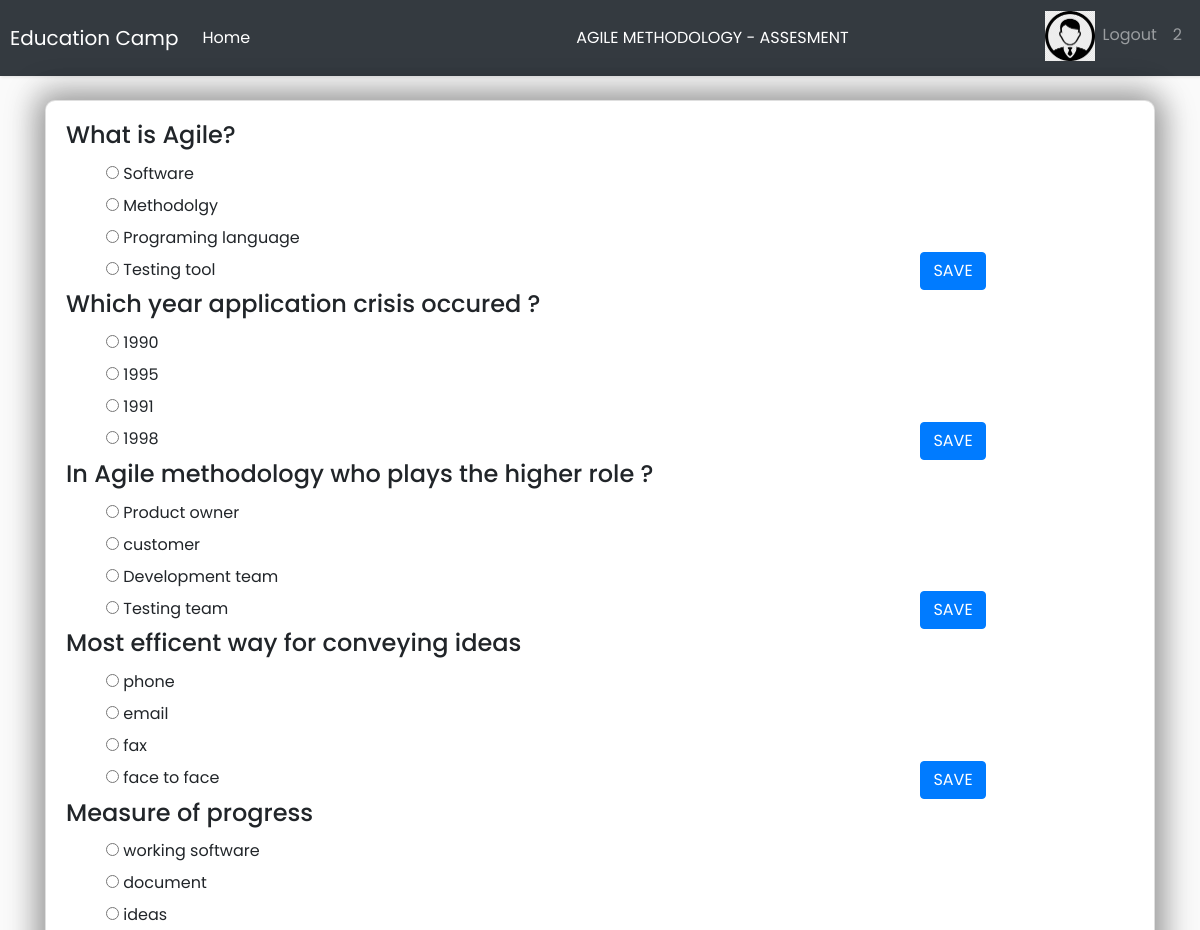
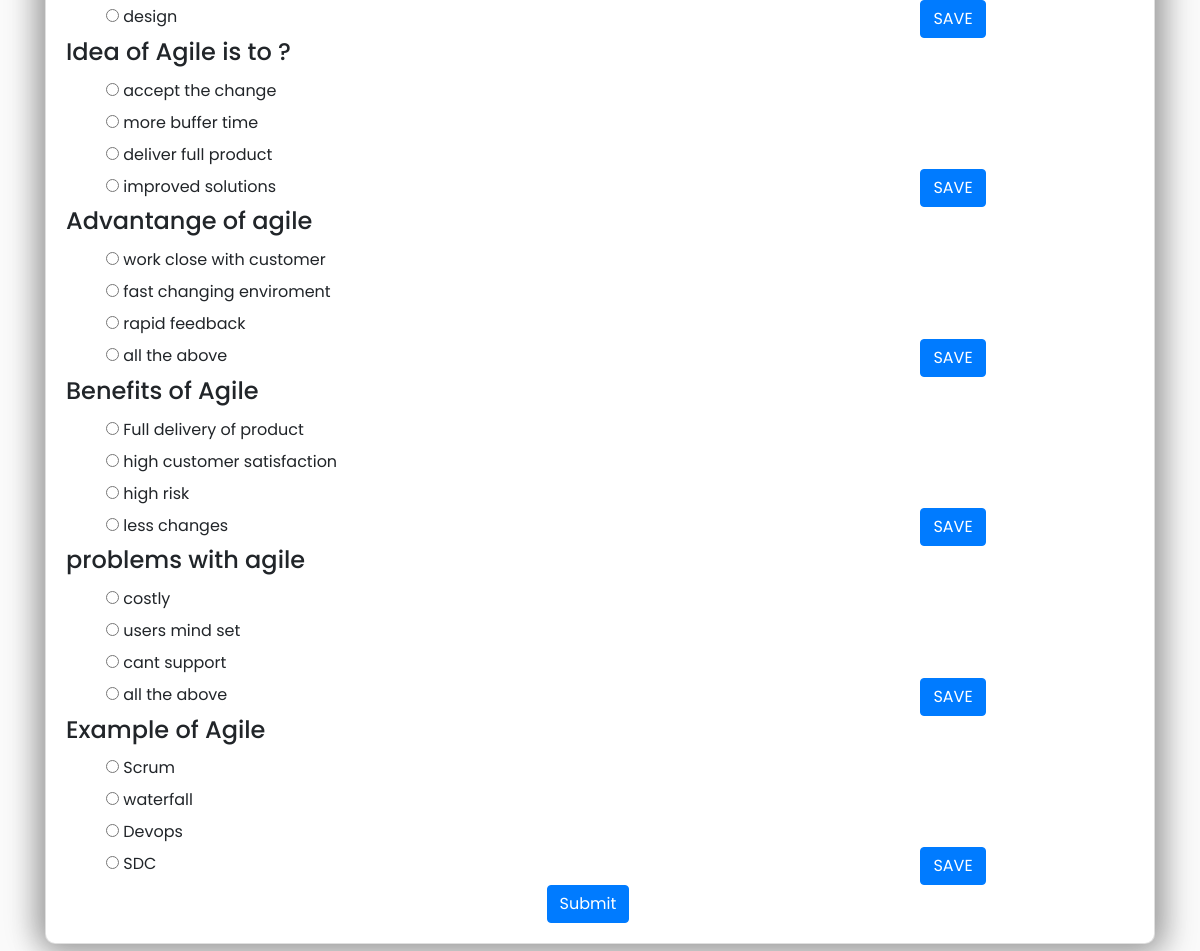
The app's page /questions/2 with its own data (2 pictures, top to bottom).
### Project/models.py (models this page shows)
class question_table(db.Model):
    question_id=db.Column(db.Integer,primary_key=True)
    question=db.Column(db.String(1000),nullable=False)
    option1=db.Column(db.String(1000),nullable=False)
    option2=db.Column(db.String(1000),nullable=False)
    option3=db.Column(db.String(1000),nullable=False)
    option4=db.Column(db.String(1000),nullable=False)
    Answers=db.Column(db.String(1000),nullable=False)

### Project/routes.py (the view, shortened to what this page needs)
@app.route('/questions/<string:id>', methods=["POST", "GET"])
def questions(id):
    try:
        values = models.question_table.query.all()
        return render_template('questions.html', len=len(values), items=values, username=id)
    except:
        return "ERROR"

### Project/templates/questions.html (shortened to what this page needs)
{% extends 'base.html' %}
{% block heading %}
<li class="nav-item active">
  <div class="heading1" style="margin-left:310px; width:450px;">
    <a class="nav-link" style="color:white;"> AGILE METHODOLOGY - ASSESMENT</a>
  </div>
</li>
{% endblock %}
{% block icon %}
<img src="{{ url_for('static',filename='/images/signup.png') }}" alt="Image" style="width:50px;height:50px; margin-top:-20px" class="img-fluid">
{%endblock%}
{% block login %}
Logout
{% endblock%}
{% block register %}
{{username}}
{% endblock %}
{% block css %}
<link rel="stylesheet" type="text/css" href= "{{ url_for('static',filename='css/question_style.css') }}">
<link rel="stylesheet" href="https://cdnjs.cloudflare.com/ajax/libs/font-awesome/5.15.3/css/all.min.css"/>
{% endblock %}
{% block content %}
<form method="POST">
<div class="content-display">
    <form method="POST">
      <div class="section1">
        <div class="container">
          <div class="row">
            <div class="col-lg-12">
              <div class="card text-center my-4">
                <div class="card-body tab-content" style="text-align:justify;">
                  {% for i in range (0,len) %}
                  <div class="tab-pane fade show active" id="tab{{i}}">
                    <h4 class="card-title">{{items[i].question}}</h4>
                    <ul>
                      <input type="radio" id=1 value=A name={{i}} >
                      <label> {{items[i].option1}}</label> <br>
                      <input type="radio" id=2 value=B name={{i}} >
                      <label>{{items[i].option2}}</label> <br>
                     <input type="radio"  id=3 value= C name={{i}}>
                     <label>{{items[i].option3}}</label> <br>
                      <input type="radio"  id=4 value=D name={{i}}>
                      <label>{{items[i].option4}}</label> <br>
                  </ul>
                  <div class="saveprog" style="margin-left:80%;margin-top:-5%">
                    <a href="#" data-toggle="tab" class="btn btn-primary" id="save" onclick="save_click(this)">SAVE</a>
                 </div>
                  </div>
                  {% endfor %}
                  <input type="submit" style="margin-left:45%" class="btn btn-primary">
                </div>
              </div>
              </div>
              </div>
              </form>
{%endblock%}

### Project/templates/base.html (shortened to what this page needs)
<!doctype html>
<html lang="en">
  <head>
    <link rel="stylesheet" href="https://stackpath.bootstrapcdn.com/bootstrap/4.3.1/css/bootstrap.min.css">
    {% block css %}
    {% endblock %}
  </head>
  <body>
    <nav class="navbar navbar-expand-md navbar-dark bg-dark">
        <a class="navbar-brand" href="#">Education Camp </a>
        <div class="collapse navbar-collapse" id="navbarNav">
            <ul class="navbar-nav mr-auto">
                <li class="nav-item active">
                    <a class="nav-link" href="/">Home <span class="sr-only">(current)</span></a>
                </li>
                {% block heading %}
              {%endblock %}
            </ul>
            <ul class="navbar-nav">
              <li class="nav-item">
                <a class="nav-link" href="/users"></a> {% block icon %} {% endblock %}</a>
            </li>
                <li class="nav-item">
                  <a class="nav-link" href="/login">{% block login %} {% endblock %}</a>
              </li>
                <li class="nav-item">
                    <a class="nav-link" href="/register"> {% block register %} {% endblock %}</a>
                </li>
            </ul>
        </div>
      </nav>
      {% block content %}
      {% endblock %}
</body>
</html>

### Project/static/css/question_style.css (style rules this page uses)
body { font-family: 'Poppins', sans-serif; background: #fafafa; }
a, a:hover, a:focus { text-decoration: none; transition: all 0.3s; }
.navbar { padding: 15px 10px; background: #fff; border: none; border-radius: 0; margin-bottom: 40px; box-shadow: 1px 1px 3px rgba(0, 0, 0, 0.1); }
.card { margin-top:10px; width: auto; height:auto; border-radius:10px; box-shadow: 5px 5px 30px 7px rgba(0,0,0,0.25), -5px -5px 30px 7px rgba(0,0,0,0.22); cursor: pointer; transition: 0.8s; }

### records on screen
question_table: question "What is Agile?", option1 "Software", option2 "Methodolgy", option3 "Programing language", option4 "Testing tool"
question_table: question "Which year application crisis occured ?", option1 "1990", option2 "1995", option3 "1991", option4 "1998"
question_table: question "In Agile methodology who plays the higher role ?", option1 "Product owner", option2 "customer", option3 "Development team", option4 "Testing team"
question_table: question "Most efficent way for conveying ideas", option1 "phone", option2 "email", option3 "fax", option4 "face to face"
question_table: question "Measure of progress", option1 "working software", option2 "document", option3 "ideas", option4 "design"
question_table: question "Idea of Agile is to ?", option1 "accept the change", option2 "more buffer time", option3 "deliver full product", option4 "improved solutions"
question_table: question "Advantange of agile", option1 "work close with customer", option2 "fast changing enviroment", option3 "rapid feedback", option4 "all the above"
question_table: question "Benefits of Agile", option1 "Full delivery of product", option2 "high customer satisfaction", option3 "high risk", option4 "less changes"
question_table: question "problems with agile", option1 "costly", option2 "users mind set", option3 "cant support", option4 "all the above"
question_table: question "Example of Agile", option1 "Scrum", option2 "waterfall", option3 "Devops", option4 "SDC"

### other values on screen
{{ username }} "2"
